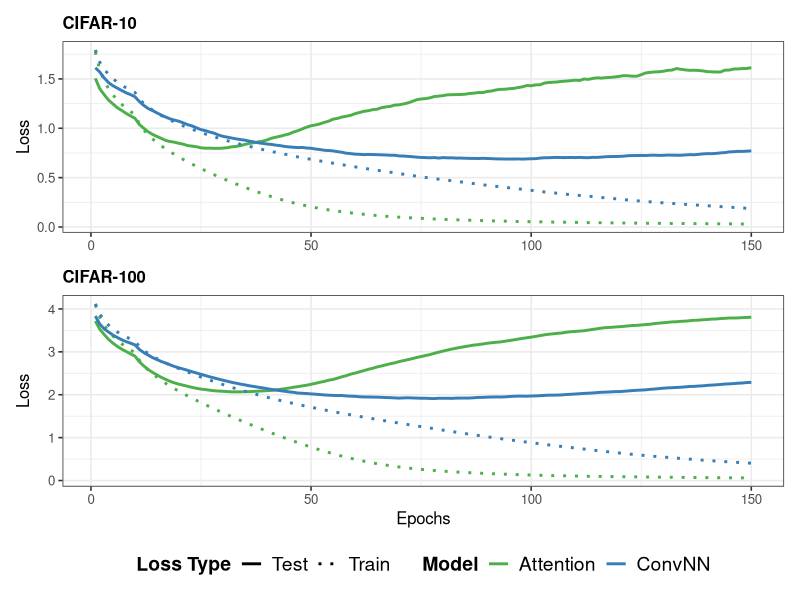
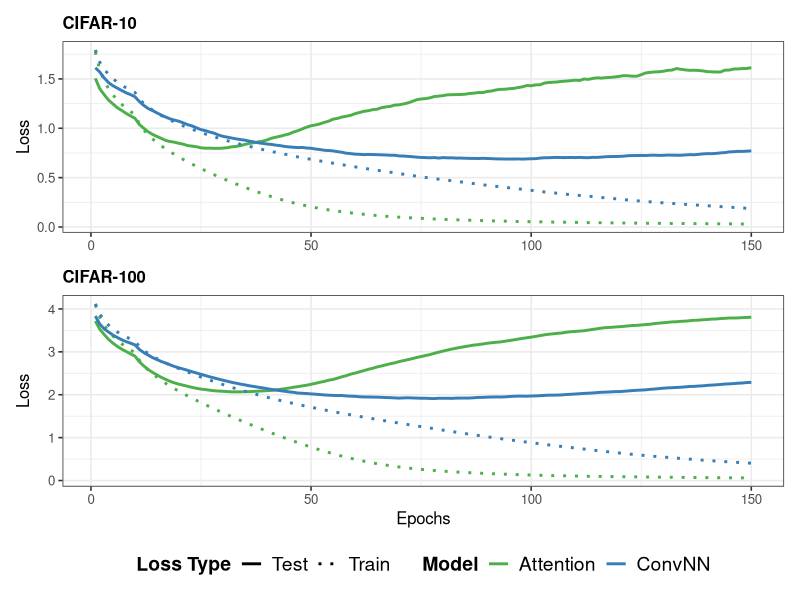

Here is the R script that generated these plots, in order:
library(tidyverse)
library(zoo)  # For rollapply
library(patchwork)

# Set working directory
setwd("/Users/mingikang/Developer/Convolutional-Nearest-Neighbor-Attention/Final_csv/")

# Constants
SMOOTH_WINDOW <- 10

# ==========================================
# 0. DATA PREPARATION (Load & Process Once)
# ==========================================

# Read the main file
baseline_df <- read_csv("loss_test.csv")

# Process the data for both datasets at once
# This fixes the pivot_longer logic to match your new column structure
df_processed <- baseline_df %>%
  # 1. Filter for the specific layers you want
  filter(layer %in% c("Attention_NH1_s42", "ConvNNAttention_K9_N32_random_s42")) %>%
  
  # 2. Rename Layers for the Legend (Optional, but makes plot cleaner)
  mutate(Model_Label = case_when(
    layer == "Attention_NH1_s42" ~ "Attention",
    layer == "ConvNNAttention_K9_N32_random_s42" ~ "ConvNN",
    TRUE ~ layer
  )) %>%
  
  # 3. Pivot: Turn 'train_loss' and 'test_loss' columns into rows
  pivot_longer(
    cols = c(train_loss, test_loss),
    names_to = "Type_Raw",  # Temporary name
    values_to = "Loss"
  ) %>%
  
  # 4. Clean up Type names ("train_loss" -> "Train")
  mutate(Type = ifelse(Type_Raw == "train_loss", "Train", "Test")) %>%
  
  # 5. Apply Smoothing
  group_by(dataset, Model_Label, Type) %>%
  mutate(
    Loss_smooth = rollapply(Loss, width = SMOOTH_WINDOW, FUN = mean, align = "right", fill = NA, partial = TRUE)
  ) %>%
  ungroup()

# ==========================================
# PART 1: CIFAR-10 (Top Plot)
# ==========================================

plot_c10 <- df_processed %>%
  filter(dataset == "ViT-Tiny-CIFAR10") %>%
  ggplot(aes(x = epoch, y = Loss_smooth, color = Model_Label, linetype = Type)) +
  geom_line(linewidth = 1.0) +
  
  # Scales
  scale_linetype_manual(
    name = "Loss Type", 
    values = c("Train" = "dotted", "Test" = "solid")
  ) +
  # --- MANUAL COLOR SCALE FOR MODELS ---
  scale_color_manual(
    name = "Model",
    values = c(
      "Attention" = "#4DAF4A", # Set1 Blue
      "ConvNN"    = "#377EB8"  # Set1 Green
    )
  ) +  
  # Labels
  labs(
    title = "CIFAR-10", 
    x = NULL,           # Removed X Label for top plot
    y = "Loss"
  ) +
  
  # Theme
  theme_bw(base_size = 12) +
  theme(
    plot.title = element_text(face = "bold", size = 12),
    legend.title = element_text(face = "bold", size = 14), 
    legend.text = element_text(size = 14)
  )

# ==========================================
# PART 2: CIFAR-100 (Bottom Plot)
# ==========================================

plot_c100 <- df_processed %>%
  filter(dataset == "ViT-Tiny-CIFAR100") %>%
  ggplot(aes(x = epoch, y = Loss_smooth, color = Model_Label, linetype = Type)) +
  geom_line(linewidth = 1.0) +
  
  # Scales
  scale_linetype_manual(
    name = "Loss Type", 
    values = c("Train" = "dotted", "Test" = "solid")
  ) +
  # --- MANUAL COLOR SCALE FOR MODELS ---
  scale_color_manual(
    name = "Model",
    values = c(
      "Attention" = "#4DAF4A", # Set1 Blue
      "ConvNN"    = "#377EB8"  # Set1 Green
    )
  ) +
  # Labels
  labs(
    title = "CIFAR-100", 
    x = "Epochs", 
    y = "Loss"
  ) +
  
  # Theme
  theme_bw(base_size = 12) +
  theme(
    plot.title = element_text(face = "bold", size = 12),
    legend.title = element_text(face = "bold", size = 14), 
    legend.text = element_text(size = 14)
  )

# ==========================================
# PART 3: Combine and Save
# ==========================================

combined_plot = plot_c10 / plot_c100

final_plot = combined_plot + 
  plot_layout(guides = "collect") & 
  theme(legend.position = "bottom") 

print(final_plot)

# Save
ggsave(
  "/Users/mingikang/Developer/Convolutional-Nearest-Neighbor-Attention/Final_Plots/ViT_combined_loss_plot.png",
  plot = final_plot,
  width = 8,
  height = 5,
  units = "in",
  dpi = 500,
  bg = "white"
)